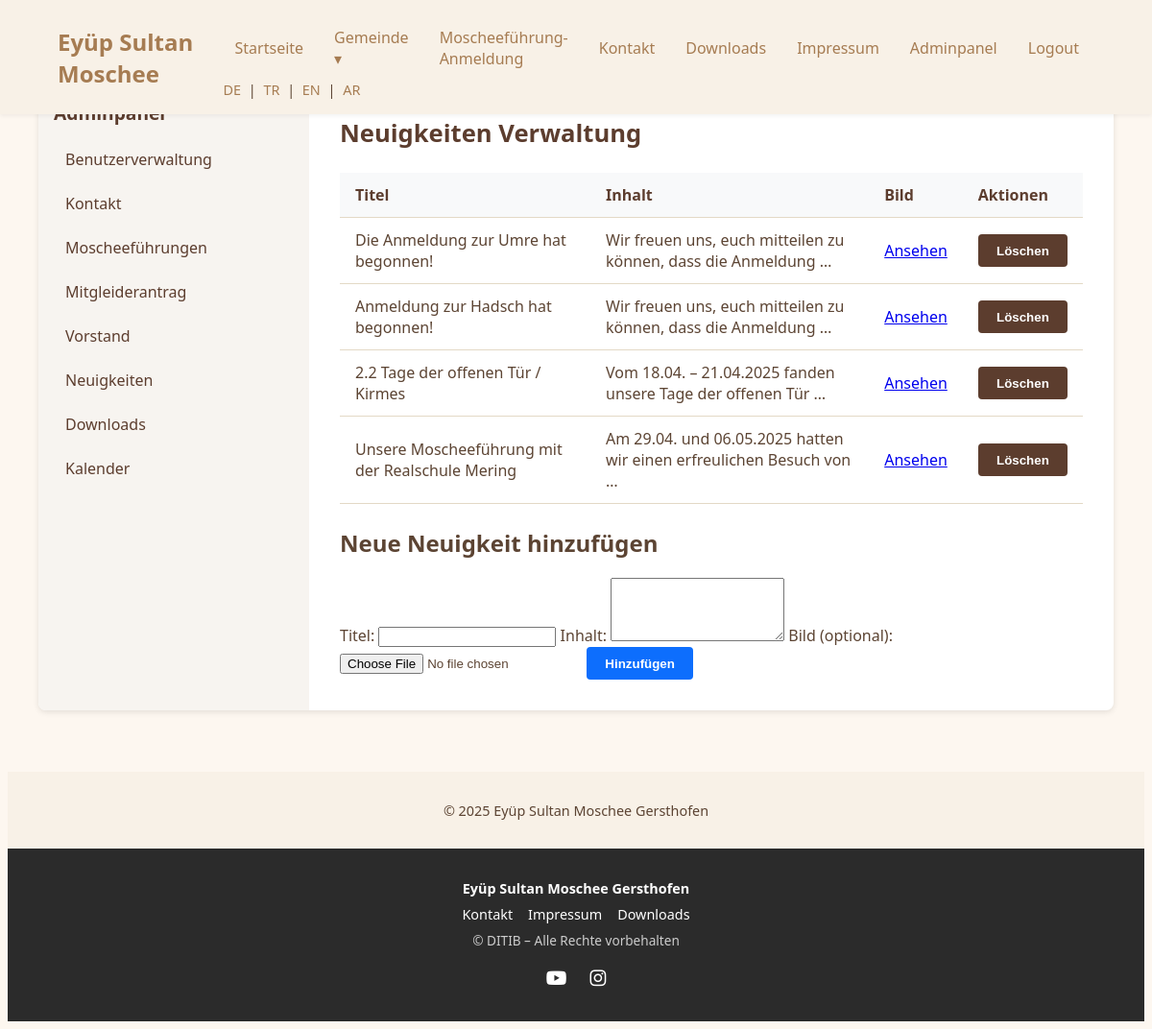
Screenshot of /adminpanel/neuigkeiten/ (signed in) with the database file from the repository.
### hauptseite/models.py (models this page shows, shortened)
class Neuigkeit(models.Model):
    titel = models.CharField(max_length=200)
    inhalt = models.TextField()
    bild = models.ImageField(upload_to='neuigkeiten_bilder/', blank=True, null=True)
    erstellt_am = models.DateTimeField(default=timezone.now)

### adminpanel/views.py (the view, shortened to what this page needs)
# urls.py: path('neuigkeiten/', neuigkeiten_verwaltung, name='admin_neuigkeiten'),
@login_required
def neuigkeiten_verwaltung(request):
    if not request.user.userprofile.roles.filter(name='admin').exists():
        return render(request, '403.html')
    neuigkeiten = Neuigkeit.objects.all().order_by('-erstellt_am')
    return render(request, 'adminpanel/neuigkeiten.html', {
        'neuigkeiten': neuigkeiten
    })

### accounts/context_processors.py (called while the page is built)
def user_roles_context(request):
    is_admin = False
    is_verwaltung = False
    is_media = False
    is_hoca = False
    if request.user.is_authenticated:
        user_roles = request.user.userprofile.roles.values_list('name', flat=True)
        is_admin = 'admin' in user_roles
        is_verwaltung = 'verwaltung' in user_roles
        is_media = 'media' in user_roles
        is_hoca = 'hoca' in user_roles
    return {
        'is_admin': is_admin,
        'is_verwaltung': is_verwaltung,
        'is_media': is_media,
        'is_hoca': is_hoca,
    }

### templates/adminpanel/neuigkeiten.html (shortened to what this page needs)
{% extends 'adminpanel/adminpanel_base.html' %}
{% block admin_content %}
<h1>Neuigkeiten Verwaltung</h1>
<table>
  <tr>
    <th>Titel</th>
    <th>Inhalt</th>
    <th>Bild</th>
    <th>Aktionen</th>
  </tr>
  {% for neuigkeit in neuigkeiten %}
  <tr>
    <td>{{ neuigkeit.titel }}</td>
    <td>{{ neuigkeit.inhalt|truncatewords:10 }}</td>
    <td>
      {% if neuigkeit.bild %}
        <a href="{{ neuigkeit.bild.url }}" target="_blank">Ansehen</a>
      {% else %}
        Kein Bild
      {% endif %}
    </td>
    <td>
      <form method="post" style="display: inline;">
        <button type="submit" class="btn btn-secondary">Löschen</button>
      </form>
    </td>
  </tr>
  {% empty %}
  <tr><td colspan="4">Keine Neuigkeiten vorhanden.</td></tr>
  {% endfor %}
</table>
<h2>Neue Neuigkeit hinzufügen</h2>
<form method="post" enctype="multipart/form-data">
  <label>Titel:</label>
  <input type="text" name="titel" required>
  <label>Inhalt:</label>
  <textarea name="inhalt" rows="4" required></textarea>
  <label>Bild (optional):</label>
  <input type="file" name="bild">
  <button type="submit" class="btn btn-primary">Hinzufügen</button>
</form>
{% endblock %}

### static/css/style.css (style rules this page uses)
body { font-family: 'Segoe UI', Tahoma, Geneva, Verdana, sans-serif; background-color: #fdf7f0; color: #5c4433; }
body { background-image: url('/static/images/hintergrund.jpg'); background-size: cover; background-repeat: no-repeat; background-position: center; background-attachment: fixed; }

### static/css/dashboard.css (style rules this page uses)
.admin-main h1 { font-size: 1.6rem; color: #5c3d2e; margin-bottom: 1.5rem; }
.admin-main table { width: 100%; border-collapse: collapse; margin-bottom: 1.5rem; }
.admin-main table th, .admin-main table td { border-bottom: 1px solid #e3d9c6; padding: 0.75rem 1rem; text-align: left; }
.admin-main table th { background-color: #f8f9fa; font-weight: 600; color: #5c3d2e; }
.admin-main button.btn-primary { background-color: #0d6efd; color: #fff; border: none; border-radius: 4px; padding: 0.6rem 1.2rem; cursor: pointer; font-weight: 600; transition: background-color 0.2s ease; }
.admin-main button.btn-secondary { background-color: #5c3d2e; color: #fff; border: none; border-radius: 4px; padding: 0.6rem 1.2rem; cursor: pointer; font-weight: 600; transition: background-color 0.2s ease; }

### rows the page displays
Neuigkeit: titel "Die Anmeldung zur Umre hat begonnen!", inhalt "Wir freuen uns, euch mitteilen zu können, dass die Anmeldung …"
Neuigkeit: titel "Anmeldung zur Hadsch hat begonnen!", inhalt "Wir freuen uns, euch mitteilen zu können, dass die Anmeldung …"
Neuigkeit: titel "2.2 Tage der offenen Tür / Kirmes", inhalt "Vom 18.04. – 21.04.2025 fanden unsere Tage der offenen Tür …"
Neuigkeit: titel "Unsere Moscheeführung mit der Realschule Mering", inhalt "Am 29.04. und 06.05.2025 hatten wir einen erfreulichen Besuch von …"
